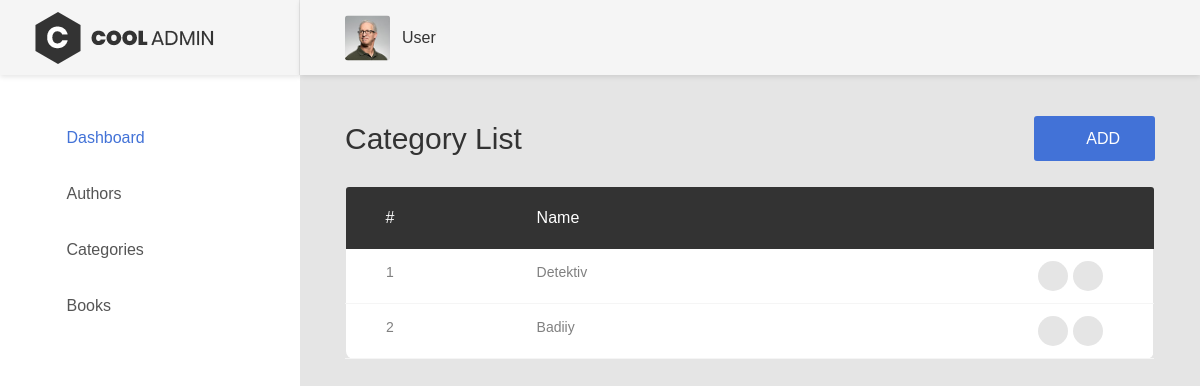
Screenshot of /category/list/ (signed in) with the database file from the repository.
### dashboard/models.py (models this page shows, shortened)
class Category(models.Model):
    name = models.CharField(max_length=100, null=False,blank=False)

### dashboard/views.py (the view)
# urls.py: path('category/list/', category_list, name="category_list"),
@login_required_decorator
def category_list(request):
    categories = Category.objects.all()
    ctx = {
        "categories":categories
    }
    return render(request, "category/list.html", ctx)

### templates/category/list.html
{% extends 'base.html' %}
{% load static %}
{% block content %}
 <div class="page-container">
    {%include 'userbar.html'%}
    <div class="main-content">
        <div class="section__content section__content--p30">
            <div class="container-fluid">
                <div class="row">
                    <div class="col-md-12">
                        <div class="overview-wrap">
                            <h2 class="title-1">Category List</h2>
                            <a class="au-btn au-btn-icon au-btn--blue" href="{% url 'category_create' %}">
                                <i class="zmdi zmdi-plus"></i>add</a>
                        </div>
                    </div>
                </div>
                <br>
                <div class="row">
                    <div class="col-md-12">
                        <div class="table-responsive m-b-40">
                            <table class="table table-borderless table-data3">
                                <thead>
                                    <tr>
                                        <th>#</th>
                                        <th>Name</th>
                                        <th></th>
                                    </tr>
                                </thead>
                                <tbody>
                                    {% for category in categories %}
                                    <tr>
                                        <td>{{ category.id }}</td>
                                        <td>{{ category.name }}</td>
                                        <td>
                                            <div class="table-data-feature">
                                                <a class="item" data-toggle="tooltip" href="{% url 'category_edit' pk=category.id %}" data-placement="top" title="" data-original-title="Edit">
                                                    <i class="zmdi zmdi-edit text-warning"></i>
                                                </a>
                                                <a class="item" data-toggle="tooltip" href="{% url 'category_delete' pk=category.id %}" data-placement="top" title="" data-original-title="Delete">
                                                    <i class="zmdi zmdi-delete text-danger"></i>
                                                </a>
                                            </div>
                                        </td>
                                    </tr>
                                    {% endfor %}
                                </tbody>
                            </table>
                        </div>
                    </div>
                </div>
            </div>
        </div>
    </div>
</div>
{% endblock %}

### templates/userbar.html (shortened to what this page needs)
    {% load static%}
    <header class="header-desktop">
        <div class="section__content section__content--p30">
            <div class="container-fluid">
                <div class="header-wrap">
                    <div class="header-button">
                        <div class="account-wrap">
                            <div class="account-item clearfix js-item-menu">
                                <div class="image">
                                    <img src="{% static 'images/icon/avatar-01.jpg' %}" alt="John Doe" />
                                </div>
                                <div class="content">
                                    <a class="js-acc-btn" href="#">{{user.username}}</a>
                                </div>
                            </div>
                        </div>
                    </div>
                </div>
            </div>
        </div>
    </header>

### rows the page displays
Category: id "1", name "Detektiv"
Category: id "2", name "Badiiy"

### other values shown
{{ user.username }} "User"
